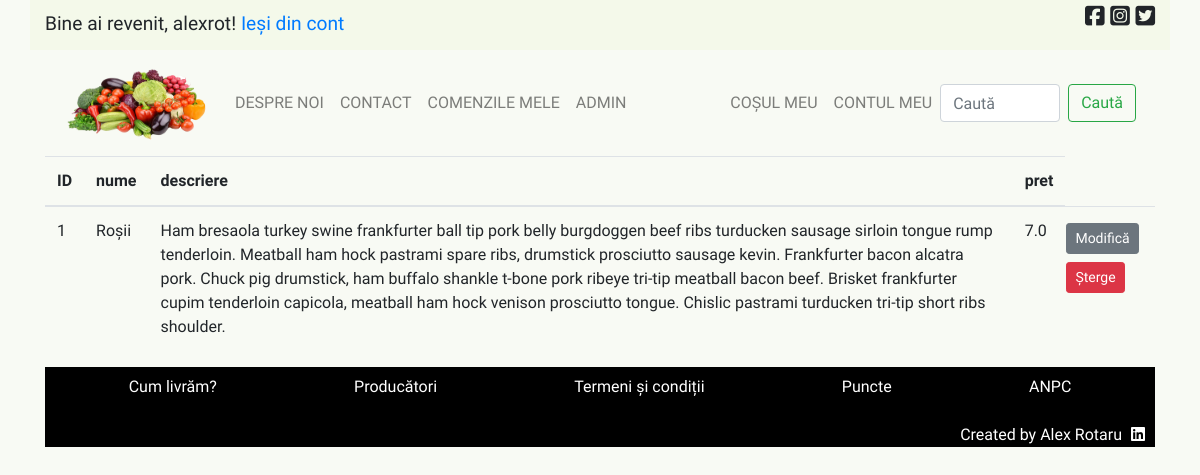
Page /admin/produse (signed in) on the earlier database version.
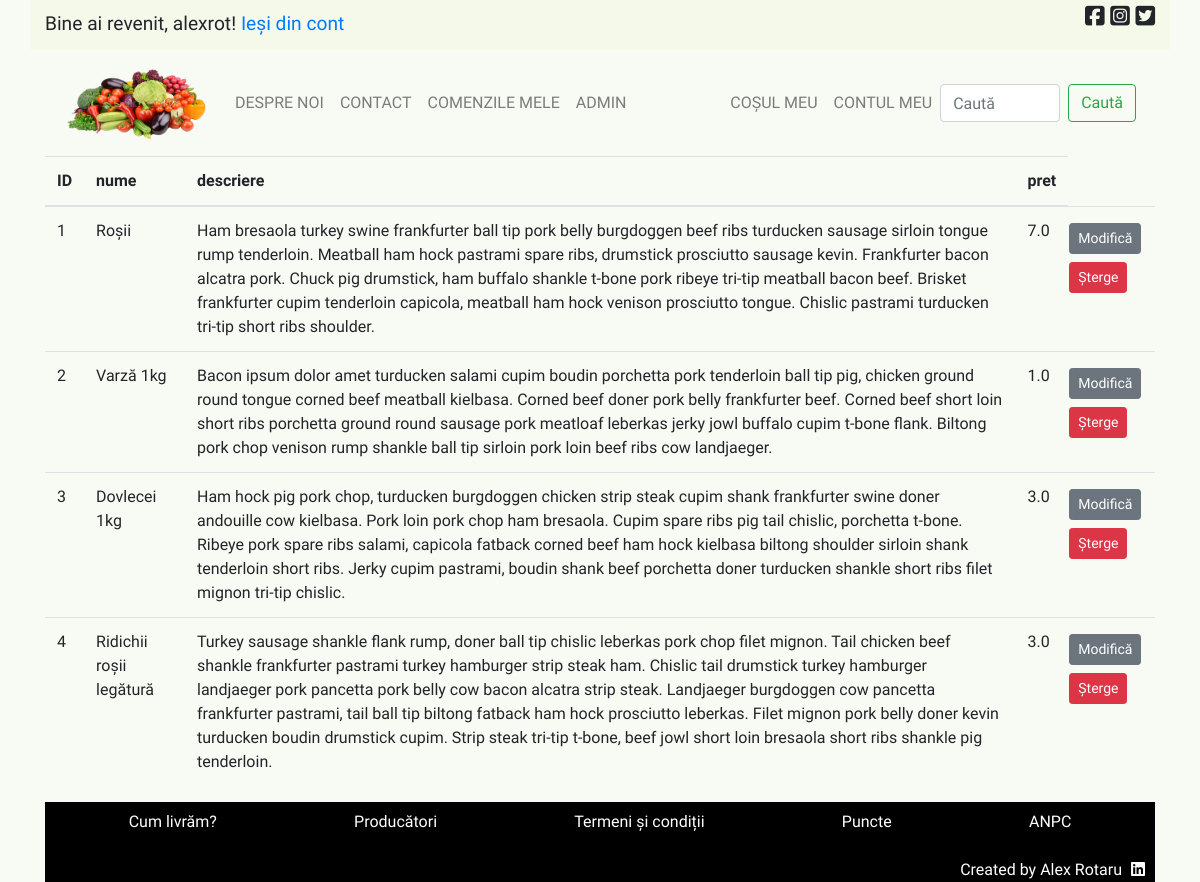
Same page on the later database version.
### licenta/models.py (models this page shows, shortened)
class Produs(database.Model):
    __tablename__ = 'produs'
    id = database.Column(database.Integer, primary_key=True)
    nume = database.Column(database.String(50), nullable=False, unique=True)
    descriere = database.Column(database.String(200))
    poza = database.Column(database.String(30), nullable=False)
    pret = database.Column(database.Float, nullable=False)
    data_adaugarii = database.Column(
        database.DateTime, nullable=False, default=datetime.utcnow)

### licenta/routes.py (the view)
@app.route('/admin/produse')
def all_produse():
    if current_user.is_admin:
        produse = Produs.query.all()
    else:
        return redirect(url_for('home'))
    return render_template('admin_all_produse.html', title='Toate Produsele - Admin Only', produse=produse)

### licenta/models.py (called while the page is built)
@login_manager.user_loader
def load_user(user_id):
    return User.query.get(int(user_id))

### licenta/templates/admin_all_produse.html (shortened to what this page needs)
{% extends "principal.html" %}
{% block continut_unic %}
    <table class="table">
        <thead>
            <th>ID</th>
            <th>nume</th>
            <th>descriere</th>
            <th>pret</th>
        </thead>
        <tbody>
            {% for produs in produse %}
                <tr>
                    <td>{{ produs.id }}</td>
                    <td>{{ produs.nume }}</td>
                    <td>{{ produs.descriere }}</td>
                    <td>{{ produs.pret }}</td>
                    <td>
                        <div class="row">
                            <a class="btn btn-secondary btn-sm m-1" href="{{ url_for('produs_modif', produs_id=produs.id) }}">Modifică</a>
                            <button type="button" class="btn btn-danger btn-sm m-1" data-toggle="modal" data-target="#stergeModal{{ produs.id }}">Șterge</button>
                        </div>
                    </td>
                </tr>
            {% endfor %}
        </tbody>
    </table>
{% endblock %}

Differences in the rows shown:
added Produs: id "2", nume "Varză 1kg", descriere "Bacon ipsum dolor amet turducken salami cupim boudin porchetta pork tenderloin ball tip pig, chicken ground round tongue corned beef meatball kielbasa. Corned beef doner pork belly frankfurter beef. Corned beef short loin short ribs porchetta ground round sausage pork meatloaf leberkas jerky jowl buffalo cupim t-bone flank. Biltong pork chop venison rump shankle ball tip sirloin pork loin beef ribs cow landjaeger.", pret "1.0"
added Produs: id "3", nume "Dovlecei 1kg", descriere "Ham hock pig pork chop, turducken burgdoggen chicken strip steak cupim shank frankfurter swine doner andouille cow kielbasa. Pork loin pork chop ham bresaola. Cupim spare ribs pig tail chislic, porchetta t-bone. Ribeye pork spare ribs salami, capicola fatback corned beef ham hock kielbasa biltong shoulder sirloin shank tenderloin short ribs. Jerky cupim pastrami, boudin shank beef porchetta doner turducken shankle short ribs filet mignon tri-tip chislic.", pret "3.0"
added Produs: id "4", nume "Ridichii roșii legătură", descriere "Turkey sausage shankle flank rump, doner ball tip chislic leberkas pork chop filet mignon. Tail chicken beef shankle frankfurter pastrami turkey hamburger strip steak ham. Chislic tail drumstick turkey hamburger landjaeger pork pancetta pork belly cow bacon alcatra strip steak. Landjaeger burgdoggen cow pancetta frankfurter pastrami, tail ball tip biltong fatback ham hock prosciutto leberkas. Filet mignon pork belly doner kevin turducken boudin drumstick cupim. Strip steak tri-tip t-bone, beef jowl short loin bresaola short ribs shankle pig tenderloin.", pret "3.0"
